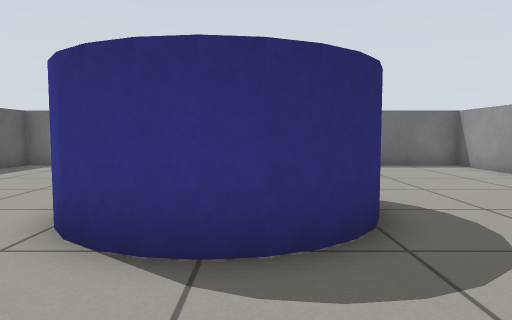
View 1 (above)

14 first-person views from a walk through a Gazebo world. The camera is 0.57 m above the floor, tilts 4° down and sees 70° across. The floor is counted in squares, 0.5 m on a side. Each view is taken from the middle of a square. On the plan, view 1 faces up. The plan holds only what a view shows up to about 14 squares ahead; the rest is blank.

View 2
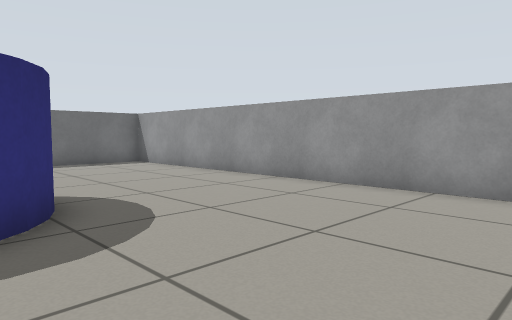

View 3
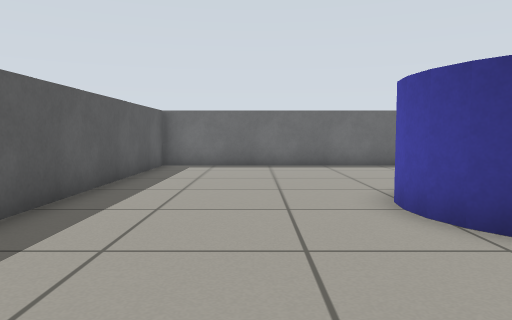

View 4
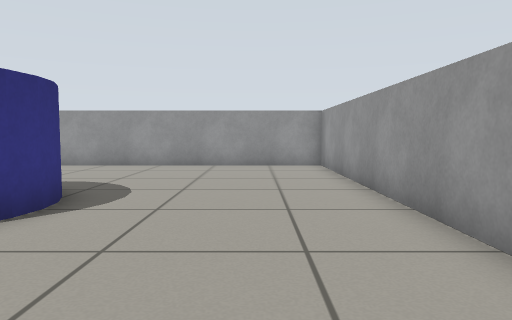

View 5
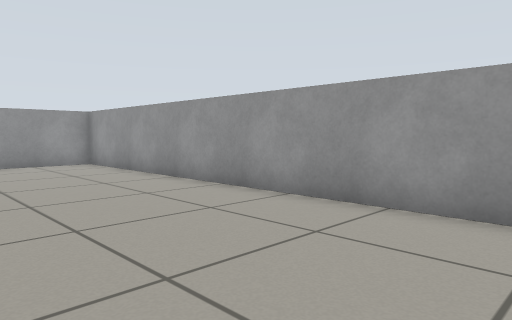

View 6
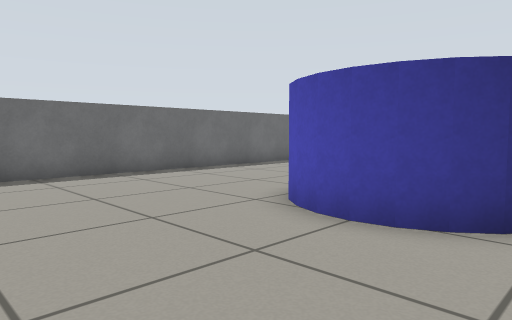

View 7
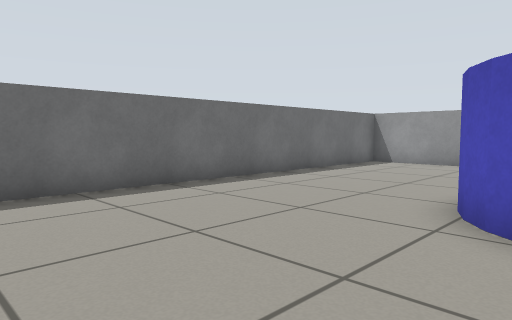

View 8
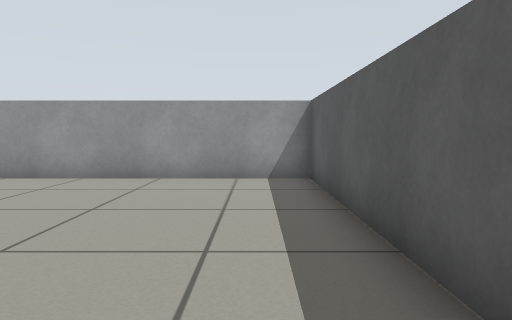

View 9
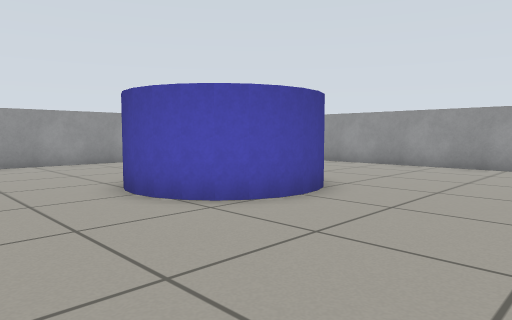

View 10
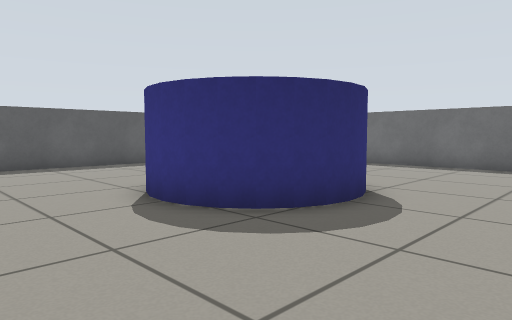

View 11
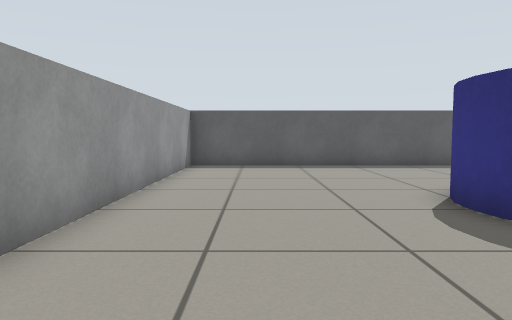

View 12
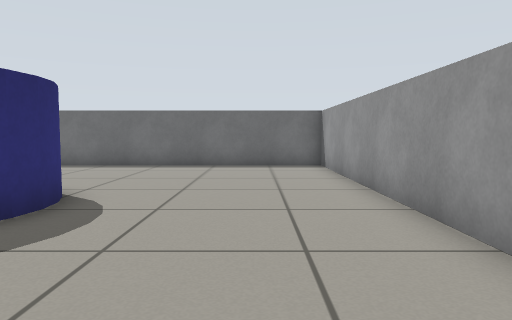

View 13
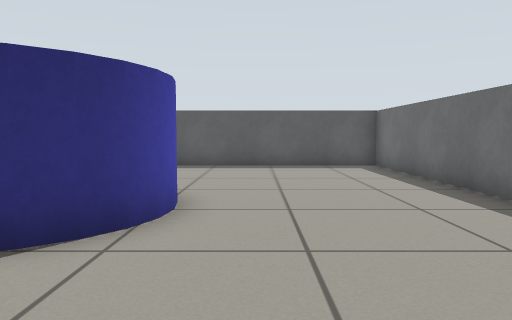

View 14
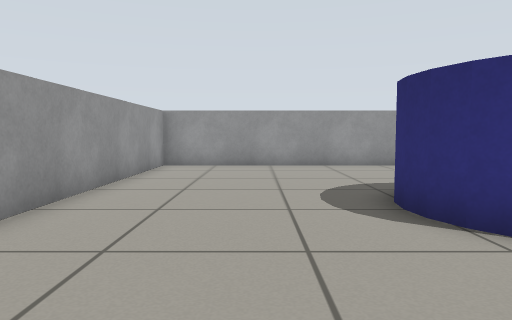

### Floor plan
Key: @ floor where view 1 was taken; # wall or solid block; . floor; C blue cylinder.
Columns run from 9 left of view 1 to 8 right of it. Each row starts with its distance up from view 1.
 14 ##################
 13 #................#
 12 #................#
 11 #................#
 10 #................#
  9 #................#
  8 #........C.......#
  7 #......CCCC......#
  6 #......C  C......#
  5 #.....CC  CC.....#
  4 #......CCCC......#
  3 #........C.......#
  2 #................#
  1 #................#
  0 #........@.......#
 -1 #................#
 -2 #................#
 -3 ##################

Positions as (right, up) in squares from view 1, and headings:
1: (0, 0), facing up
2: (0, -1), facing up-right
3: (-5, 0), facing up
4: (-6, 0), facing right
5: (-7, 3), facing down-right
6: (-7, 3), facing up-right
7: (-7, 6), facing up-right
8: (-7, 7), facing down
9: (-7, 11), facing down-right
10: (5, 0), facing up-left
11: (5, 0), facing left
12: (5, 0), facing up
13: (5, 9), facing left
14: (4, 11), facing down
